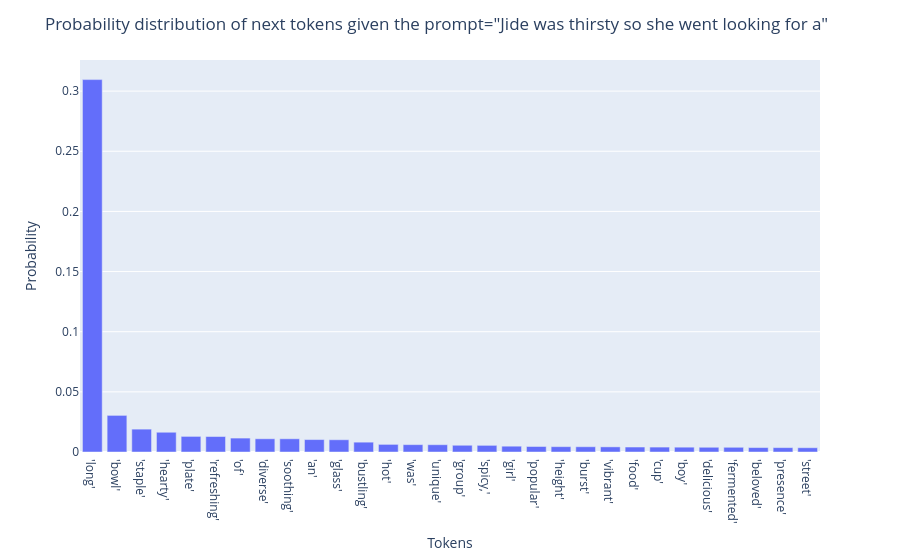

Notebook cell for this chart:
### Code cell
prompt = "Jide was thirsty so she went looking for a" #@param {type: "string"}
num_tokens_to_generate = 10 #@param {type: "number"}
generated_text, probs = training.generate_text(
    prompt,
    num_tokens_to_generate,
    model=model,
    tokenizer=tokenizer,
    pad_token_id=tokenizer.pad_token_id,
    sampling_mode="random",
)

print("Generated text:", generated_text)
print("\n")

visualizations.plot_next_token(probs[0], prompt=prompt, tokenizer=tokenizer)

### Figure 1 — Plotly figure (JSON) as saved in the notebook; plotly's stock layout.template omitted (floating-point values rounded to 4 significant figures)
{"data": [{"hovertemplate": "x=%{x}<br>y=%{y}<extra></extra>", "legendgroup": "", "marker": {"color": "#636efa", "pattern": {"shape": ""}}, "name": "", "orientation": "v", "showlegend": false, "textposition": "auto", "type": "bar", "x": ["'long'", "'bowl'", "'staple'", "'hearty'", "'plate'", "'refreshing'", "'of'", "'diverse'", "'soothing'", "'an'", "'glass'", "'bustling'", "'hot'", "'was'", "'unique'", "'group'", "'spicy,'", "'girl'", "'popular'", "'height'", "'burst'", "'vibrant'", "'food'", "'cup'", "'boy'", "'delicious'", "'fermented'", "'beloved'", "'presence'", "'street'"], "xaxis": "x", "y": [0.3096, 0.03043, 0.019, 0.01642, 0.01297, 0.01287, 0.01157, 0.01099, 0.01098, 0.01034, 0.01018, 0.008181, 0.006333, 0.006122, 0.006059, 0.005601, 0.005532, 0.004826, 0.004577, 0.00444, 0.004369, 0.00426, 0.004128, 0.004078, 0.004006, 0.003933, 0.003911, 0.00368, 0.003642, 0.00355], "yaxis": "y"}], "layout": {"barmode": "relative", "legend": {"tracegroupgap": 0}, "margin": {"t": 60}, "title": {"text": "Probability distribution of next tokens given the prompt=\"Jide was thirsty so she went looking for a\""}, "xaxis": {"anchor": "y", "domain": [0, 1], "title": {"text": "Tokens"}}, "yaxis": {"anchor": "x", "domain": [0, 1], "title": {"text": "Probability"}}}}
